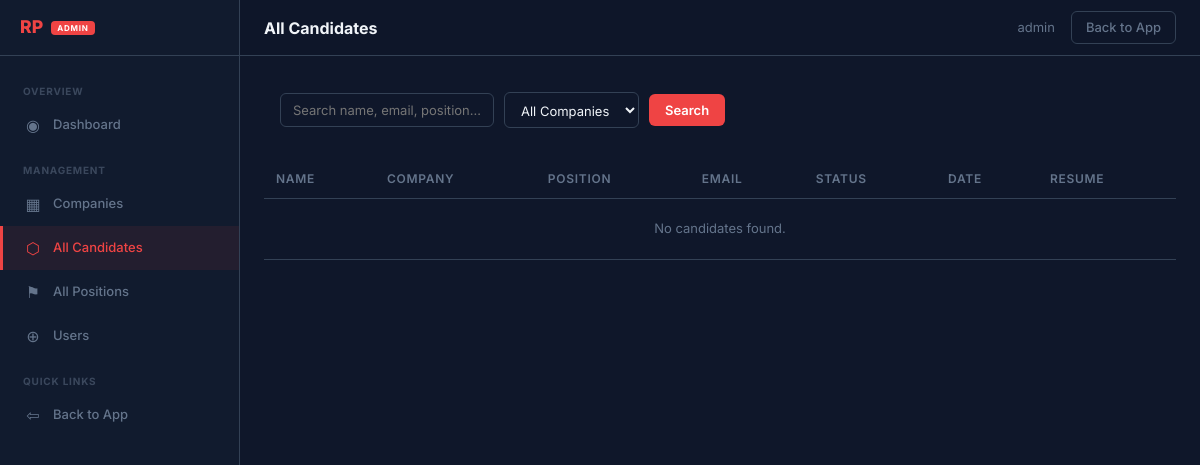
Before: /adminpanel/candidates/ (signed in) with the older database file.
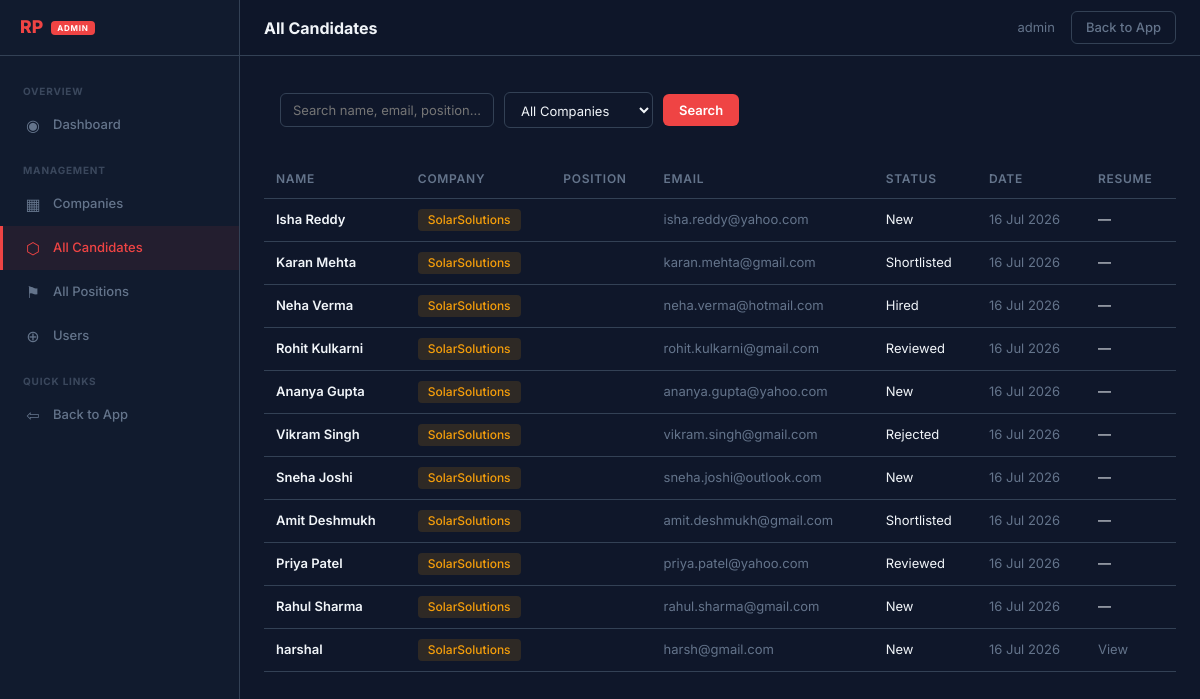
After: the same page with the newer database file.
### api/models.py (models this page shows, shortened)
class Application(models.Model):
    company = models.ForeignKey(Company, on_delete=models.CASCADE, related_name='applications')
    full_name = models.CharField('Full Name', max_length=200)
    email = models.EmailField('Email Address')
    phone = models.CharField('Phone Number', max_length=30)
    position = models.CharField('Position', max_length=200)
    experience = models.PositiveIntegerField('Years of Experience')
    resume = models.FileField('Resume / CV', upload_to='resumes/', blank=True, null=True)
    cover_letter = models.TextField('Why join us?')
    status = models.CharField('Status', max_length=30, default='new')
    submitted_at = models.DateTimeField('Submitted', auto_now_add=True)
    class Meta:
        ordering = ['-submitted_at']
        verbose_name = 'Application'
        verbose_name_plural = 'Applications'

class Company(models.Model):
    name = models.CharField('Company Name', max_length=200)
    slug = models.SlugField('Slug', max_length=100, unique=True, help_text='Used in URL: /slug/...')
    brand_color = models.CharField('Brand Color', max_length=7, default='#f59e0b', help_text='Hex color for branding')
    logo_url = models.URLField('Logo URL', blank=True)
    logo = models.ImageField('Logo', upload_to='company_logos/', blank=True)
    is_active = models.BooleanField('Active', default=True)
    created_at = models.DateTimeField(auto_now_add=True)
    class Meta:
        verbose_name = 'Company'
        verbose_name_plural = 'Companies'

### adminpanel/views.py (the view)
# urls.py: path('adminpanel/candidates/', admin_views.super_candidates, name='super_candidates'),
@super_login_required
def super_candidates(request):
    q = request.GET.get('q', '').strip()
    company_filter = request.GET.get('company', '')
    candidates = Application.objects.select_related('company')
    if q:
        candidates = candidates.filter(
            models.Q(full_name__icontains=q) |
            models.Q(email__icontains=q) |
            models.Q(position__icontains=q)
        )
    if company_filter:
        candidates = candidates.filter(company__slug=company_filter)
    candidates = candidates.order_by('-submitted_at')
    companies = Company.objects.filter(is_active=True)
    return render(request, 'adminpanel/super/candidates.html', {
        'candidates': candidates,
        'companies': companies,
        'q': q,
        'company_filter': company_filter,
    })

### adminpanel/views.py (called while the page is built)
def super_login_required(view_func):
    @wraps(view_func)
    def wrapper(request, *args, **kwargs):
        if not request.user.is_authenticated:
            return redirect('landing')
        if not request.user.is_superuser:
            raise Http404('Super admin access required')
        return view_func(request, *args, **kwargs)
    return wrapper

### adminpanel/templates/adminpanel/super/candidates.html (shortened to what this page needs)
{% extends 'adminpanel/super/super_base.html' %}
{% block page_title %}All Candidates{% endblock %}
{% block content %}
<div class="stat-card" style="padding: 16px;">
  <form method="get" class="filter-bar">
    <input type="text" name="q" placeholder="Search name, email, position…" value="{{ q }}">
    <select name="company">
      <option value="">All Companies</option>
    </select>
    <button type="submit">Search</button>
  </form>
</div>
<div class="stat-card" style="padding: 0; overflow-x: auto;">
  <table>
    <thead>
      <tr>
        <th>Name</th>
        <th>Company</th>
        <th>Position</th>
        <th>Email</th>
        <th>Status</th>
        <th>Date</th>
        <th>Resume</th>
      </tr>
    </thead>
    <tbody>
      {% for app in candidates %}
      <tr>
        <td class="cname">{{ app.full_name }}</td>
        <td><span class="company-badge" style="background: {{ app.company.brand_color }}22; color: {{ app.company.brand_color }};">{{ app.company.name }}</span></td>
        <td>{{ app.position_name }}</td>
        <td style="color: var(--color-text-muted);">{{ app.email }}</td>
        <td>{{ app.status|title }}</td>
        <td style="color: var(--color-text-muted);">{{ app.submitted_at|date:"d M Y" }}</td>
        <td>{% if app.resume %}<a href="{{ app.resume.url }}" target="_blank" class="resume-link">View</a>{% else %}—{% endif %}</td>
      </tr>
      {% empty %}
      <tr><td colspan="7" style="color: var(--color-text-muted); text-align: center; padding: 20px;">No candidates found.</td></tr>
      {% endfor %}
    </tbody>
  </table>
</div>
{% endblock %}

Changed rows visible on the page:
now on this page (row edited): Application: full_name "Isha Reddy", company.name "SolarSolutions", email "isha.reddy@yahoo.com", status "New", submitted_at "16 Jul 2026"
now on this page (row edited): Application: full_name "Karan Mehta", company.name "SolarSolutions", email "karan.mehta@gmail.com", status "Shortlisted", submitted_at "16 Jul 2026"
now on this page (row edited): Application: full_name "Neha Verma", company.name "SolarSolutions", email "neha.verma@hotmail.com", status "Hired", submitted_at "16 Jul 2026"
now on this page (row edited): Application: full_name "Rohit Kulkarni", company.name "SolarSolutions", email "rohit.kulkarni@gmail.com", status "Reviewed", submitted_at "16 Jul 2026"
now on this page (row edited): Application: full_name "Ananya Gupta", company.name "SolarSolutions", email "ananya.gupta@yahoo.com", status "New", submitted_at "16 Jul 2026"
now on this page (row edited): Application: full_name "Vikram Singh", company.name "SolarSolutions", email "vikram.singh@gmail.com", status "Rejected", submitted_at "16 Jul 2026"
now on this page (row edited): Application: full_name "Sneha Joshi", company.name "SolarSolutions", email "sneha.joshi@outlook.com", status "New", submitted_at "16 Jul 2026"
now on this page (row edited): Application: full_name "Amit Deshmukh", company.name "SolarSolutions", email "amit.deshmukh@gmail.com", status "Shortlisted", submitted_at "16 Jul 2026"
now on this page (row edited): Application: full_name "Priya Patel", company.name "SolarSolutions", email "priya.patel@yahoo.com", status "Reviewed", submitted_at "16 Jul 2026"
now on this page (row edited): Application: full_name "Rahul Sharma", company.name "SolarSolutions", email "rahul.sharma@gmail.com", status "New", submitted_at "16 Jul 2026"
now on this page (row edited): Application: full_name "harshal", company.name "SolarSolutions", email "harsh@gmail.com", status "New", submitted_at "16 Jul 2026"
Other visible differences:
text no longer shown: "No candidates found."
